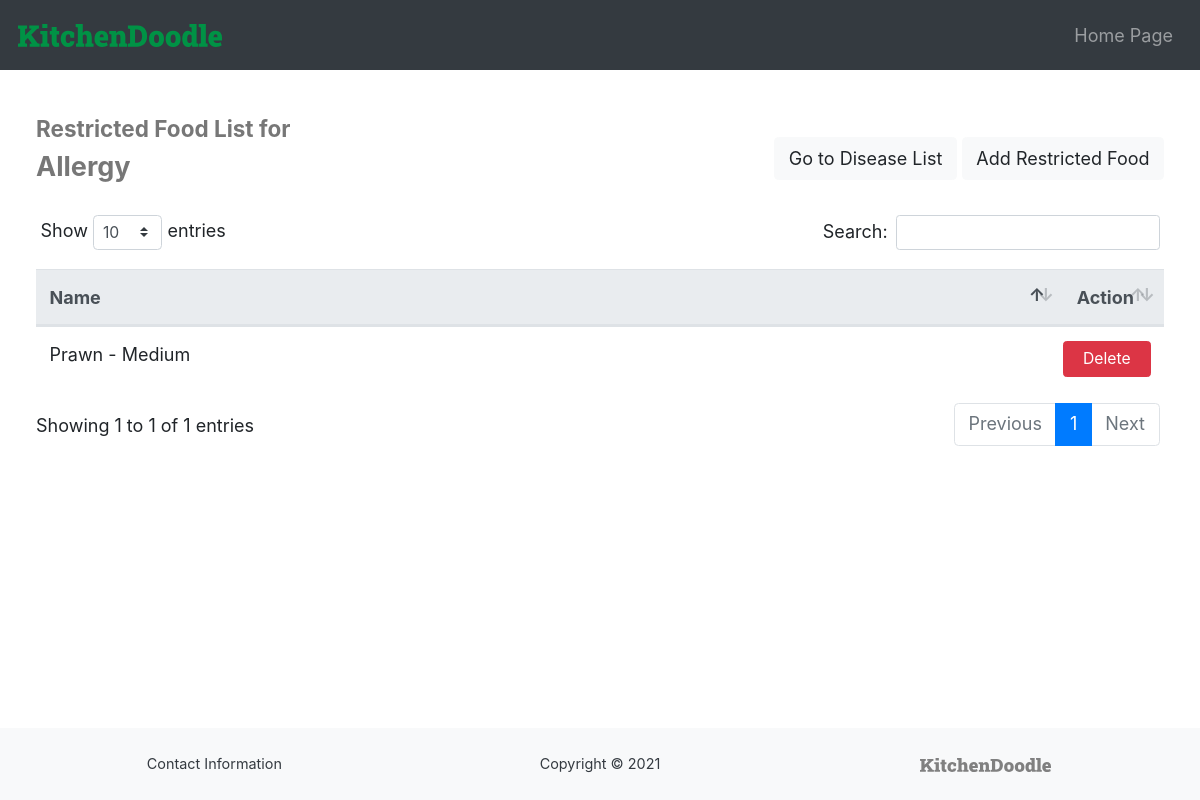
The page /diseaseRestrictedFood.php?id=13 (signed in) on the database its author committed.
### tables this page shows
CREATE TABLE `diseases` (
  `id` int(10) NOT NULL,
  `name` varchar(50) NOT NULL
);

CREATE TABLE `diseasewise_restricted_ingredients` (
  `disease_id` int(10) NOT NULL,
  `food_id` int(10) NOT NULL
);

CREATE TABLE `ingredients` (
  `id` int(10) NOT NULL,
  `name` varchar(50) NOT NULL,
  `calories` double NOT NULL,
  `carbs` double NOT NULL,
  `fat` double NOT NULL,
  `protein` double NOT NULL,
  `measurement_unit` varchar(20) NOT NULL,
  `measurement_amount` double NOT NULL,
  `current_amount` double DEFAULT NULL,
  `current_amount_unit` varchar(30) DEFAULT NULL,
  `price` double DEFAULT NULL
);

### diseaseRestrictedFood.php (the view, shortened to what this page needs)
    <?php
if(
    isset($_SESSION['emp_email']) &&
    !empty($_SESSION['emp_email'])
){
    $id = $_GET['id'];
    $diseaseName = "";
    try{
        $conn = new PDO("mysql:host=localhost:3306;dbname=kitchendoodle_db;", "root", "");
        $conn->setAttribute(PDO::ATTR_ERRMODE, PDO::ERRMODE_EXCEPTION);
        $querystring = "SELECT * FROM diseases WHERE id='$id'";
        $returnobj = $conn->query($querystring);
        if($returnobj->rowCount()==1){
            foreach($returnobj as $row){
                $diseaseName = $row['name'];
            }
        }
        else{
            ?>
                <script>location.assign("diseaseList.php");</script>
            <?php
        }
    }
    catch(PDOException $ex){
        ?>
            <script>location.assign("diseaseList.php");</script>
        <?php
    }
    ?>
    <!DOCTYPE html>
    <html lang="en">
    <head>
        <link rel="stylesheet" href="https://maxcdn.bootstrapcdn.com/bootstrap/4.5.2/css/bootstrap.min.css">
        <link rel="stylesheet" href="https://use.fontawesome.com/releases/v5.7.0/css/all.css">
        <link href="css/style.css" rel="stylesheet">
        <link href="css/style-employee-general.css" rel="stylesheet">
        <link href="css/style-live-search.css" rel="stylesheet">
        <link href="dataTables/dataTables.bootstrap4.min.css" rel="stylesheet">
    </head>
    <body>
        <nav class="navbar navbar-expand-md navbar-dark bg-dark">
            <a href="employeeHome.php" class="navbar-brand"> <img src="images/kd-logo-full-green.svg" alt="KD" class="navbar-brand-image"> </a>
            <div class="navbar-collapse">
                <ul class="navbar-nav ml-auto">
                    <li class="nav-item">
                        <a href="employeeHome.php" class="nav-link" > Home Page </a>
                    </li>
                </ul>
            </div>
        </nav>
        <div class="container-fluid content main-container">
            <div class="d-flex justify-content-between align-items-center flex-columns" style="margin-bottom: 1em;">
                <div>
                    <h5> Restricted Food List for </h5>
                    <h4>
                        <?php echo $diseaseName; ?>
                    </h4>
                </div>
                <div>
                    <div class="inner-btn-col float-md-right">
                        <a class="btn btn-light" href="diseaseList.php"> Go to Disease List </a>
                        <input type="button" class="btn btn-light" value="Add Restricted Food" onclick="showHiddenSection()">
                    </div>
                </div>
            </div>
            <div class="table-responsive">
                <table class="table table-hover" id="dataTable">
                    <thead class="thead-light">
                        <th> Name </th>
                        <th> Action </th>
                    </thead>
                    <tbody>
                        <?php
                            try{
                                $conn = new PDO("mysql:host=localhost:3306;dbname=kitchendoodle_db;", "root", "");
                                $conn->setAttribute(PDO::ATTR_ERRMODE, PDO::ERRMODE_EXCEPTION);
                                $querystring = "SELECT * FROM `diseasewise_restricted_ingredients` WHERE disease_id = $id";
                                $returnobj = $conn->query($querystring);
                                $returntable = $returnobj->fetchAll();
                                if($returnobj->rowCount()==0){
                                    ?>
                                        <tr>
                                            <td colspan="2"> No Values Found </td>
                                        </tr>
                                    <?php
                                }
                                else{
                                    foreach($returntable as $rows){
                                        ?>
                                            <tr>
                                                <td>
                                                    <?php
                                                        $foodId = $rows['food_id'];
                                                        try{
                                                            $conn = new PDO("mysql:host=localhost:3306;dbname=kitchendoodle_db;", "root", "");
                                                            $conn->setAttribute(PDO::ATTR_ERRMODE, PDO::ERRMODE_EXCEPTION);
                                                            $querystring = "SELECT * FROM ingredients WHERE id = $foodId";
                                                            $returnobj = $conn->query($querystring);
                                                            if($returnobj->rowCount()==1){
                                                                foreach($returnobj as $innerrow){
                                                                    $foodName = $innerrow['name'];
                                                                }
                                                            }
                                                        }
                                                        catch(PDOException $ex){
                                                        }
                                                        echo $foodName;
                                                    ?>
                                                </td>
                                                <td class="action-tabledata">
                                                    <input type="button" class="btn btn-sm btn-danger btn-fit" value="Delete" onclick="deletefn_diseaseFoods(<?php echo $id ?>, <?php echo $foodId ?>);">
                                                </td>
                                            </tr>
                                        <?php
                                    }
                                }
                            }
                            catch(PDOException $ex){
                                ?>
                                    <tr>
                                        <td colspan="2"> No Data Found </td>
                                    </tr>
                                <?php
                            }
                        ?>
                    </tbody>
                </table>
            </div>
        </div>
        <footer>
            <div class="row no-gutters text-center text-dark bg-light custom-footer">
                <div class="col-sm-4">
                    Contact Information
                </div>
                <div class="col-sm-4">
                    Copyright © 2021
                </div>
                <div class="col-sm-4">
                    <a href="index.html" class="">
                        <img src="images/kd-logo-full-grey.svg" alt="KD" class="footer-logo">
                    </a>
                </div>
            </div>
        </footer>
    </body>
    </html>
    <?php
}
else{
    ?>
        <script> location.assign("employeeLogin.php") </script>
    <?php
}
?>

### css/style.css (style rules this page uses)
:root { font-size: 18px; --clr-primary-900: #009245; --clr-primary-600: #AFD7A9; --clr-bs-primary: #0275d8; --clr-bs-success: #5cb85c; --clr-bs-info: #5bc0de; --clr-bs-warning: #f0ad4e; --clr-bs-danger: #d9534f; --clr-bs-dark: #292b2c; --clr-bs-light: #f7f7f7; --clr-bs-primary-pop: #007bff; --clr-bs-success-pop: #28a745; --clr-bs-info-pop: #17a2b8; --clr-bs-warning-pop: #ffc107; --clr-bs-danger-pop: #dc3545; --clr-bs-dark-pop: #343a40; --clr-bs-light-pop: #f8f9fa; --clr-bs-success-light: #c3e6cb; --clr-bs-info-light: #d1ecf1; --clr-bs-warning-light: #fff3cd; --clr-bs-danger-light: #f8d7da; --clr-bs-success-deep: #155724; --clr-bs-info-deep: #0c5460; --clr-bs-warning-deep: #856404; --clr-bs-danger-deep: #721c24; --clr-bs-nav-dark: #353b41; --font-roboto-slab: "Roboto Slab", serif; --font-roboto: "Roboto", sans-serif; }
html { height: 100%; width: 100%; }
body { min-height: 100%; display: flex; flex-direction: column; }
.container-fluid { --padding: 1em; padding-left: var(--padding); padding-right: var(--padding); }
nav { min-width: inherit; }
.navbar-brand { padding-bottom: 0.4em; }
.navbar-brand-image { height: 1em; }
.navbar li { padding-left: 0.8em; padding-top: 0.2em; padding-bottom: 0.2em; }
.content { flex: 1 0 auto; }
.custom-footer { font-size: 0.8em; padding: 1.5em; width: 100%; margin-top: auto; flex-shrink: 0; }
.custom-footer div { padding-top: 0.25em; padding-bottom: 0.25em; }
.footer-logo { height: 1em; }
h4 { font-weight: bold; color: var(--clr-bs-nav-dark); }
.action-tabledata { width: 1px; }
.action-tabledata:last-of-type { padding-left: 0em; }
.btn-fit { padding: 0.35em 0.5em; width: 100%; }

### css/style-employee-general.css (style rules this page uses)
.main-container { padding: 2.5em 2em; display: flex; flex-direction: column; }
h4 { font-weight: bold; color: #777; }

### diseaseRestrictedFood.php (style rules this page uses)
.flex-columns { display: flex; flex-direction: row; flex-wrap: wrap; }
.flex-columns>* { flex-basis: calc((850px - 100%) * 999); flex-grow: 1; padding: 0em; }
h5 { font-weight: bold; color: #777; }
.inner-btn-col > * { margin-top: 0.5em; }

### rows shown on the page
diseases: name "Allergy"
diseasewise_restricted_ingredients: food.name "Prawn - Medium"
